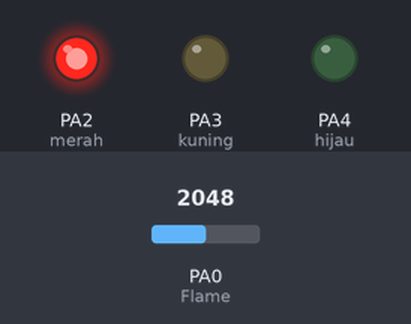
This sketch was run on a simulated STM32 Blue Pill. Shown: output pins drawn as LEDs (lit = HIGH). The test bench sets the inputs (shaded band); at power-on: PA0 (Flame) = 2048. What the sketch prints to the serial monitor is not drawn.

Above: at 1.2 s.
1.3 s: PA0 (Flame) set to 3276
2.8 s: PA0 (Flame) set to 3378
At 3.8 s:
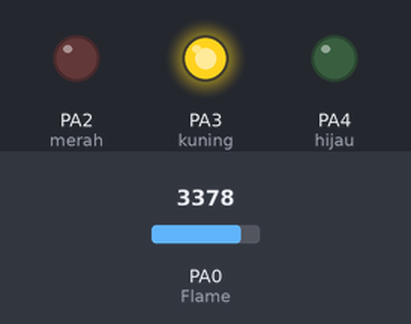
4.3 s: PA0 (Flame) set to 4054
5.8 s: PA0 (Flame) set to 4095
At 6.1 s:
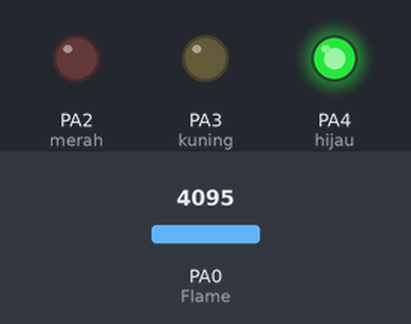
7.3 s: PA0 (Flame) set to 3603
At 8.5 s:
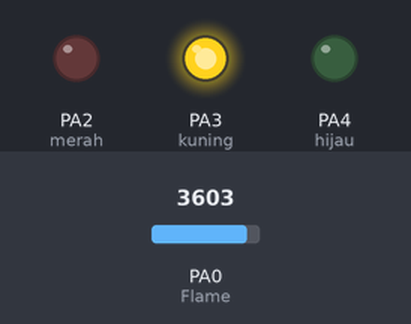
8.8 s: PA0 (Flame) set to 2866
At 9.6 s:
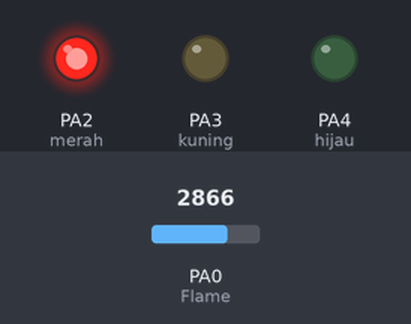
Timing chart, 0 to 11.3 s (numbered marks = the images above; inputs shaded):
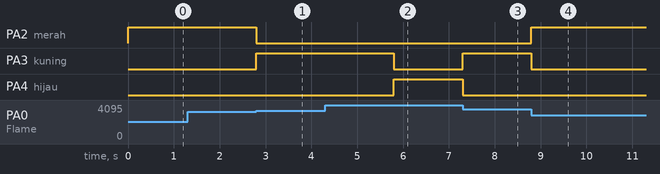

Measured:
- the behaviour switches between 3315 and 3316 on PA0 (Flame) (found by bisection; images 0 and 1)
- the behaviour switches between 4094 and 4095 on PA0 (Flame) (found by bisection; images 1 and 2)
- after the input at 2.8 s, PA2 (merah): HIGH → LOW at once; PA3 (kuning): LOW → HIGH at once
- after the input at 5.8 s, PA3 (kuning): HIGH → LOW at once; PA4 (hijau): LOW → HIGH at once
- after the input at 7.3 s, PA3 (kuning): LOW → HIGH at once; PA4 (hijau): HIGH → LOW at once
- after the input at 8.8 s, PA2 (merah): LOW → HIGH at once; PA3 (kuning): HIGH → LOW at once

The sketch:

STM32_Sensor_Flame.ino
```cpp
//INISIALISASI
int Flame=PA0;
int merah=PA2;
int kuning=PA3;
int hijau=PA4;

void setup() {
  Serial.begin(9600);
  pinMode(Flame,INPUT);
  pinMode(merah,OUTPUT);
  pinMode(kuning,OUTPUT);
  pinMode(hijau,OUTPUT);
}

void loop() {
  //BACA DATA
  int bacaFlame=analogRead(Flame);
      bacaFlame=map(bacaFlame,200,4095,255,0);

  //PRINT SERIAL
  Serial.print("DATA FLAME :");
  Serial.print(bacaFlame);
  Serial.println();

  //LOGIKA
  if(bacaFlame==0 && bacaFlame<=50){
    Serial.println("AMAN");
    digitalWrite(merah,LOW);
    digitalWrite(kuning,LOW);
    digitalWrite(hijau,HIGH);
  }
  else if(bacaFlame<=51 && bacaFlame<=150){
    Serial.println("HATI-HATI");
    digitalWrite(merah,LOW);
    digitalWrite(kuning,HIGH);
    digitalWrite(hijau,LOW);
  }
  else{
    Serial.println("BAHAYA");
    digitalWrite(merah,HIGH);
    digitalWrite(kuning,LOW);
    digitalWrite(hijau,LOW);
  }
}
```
